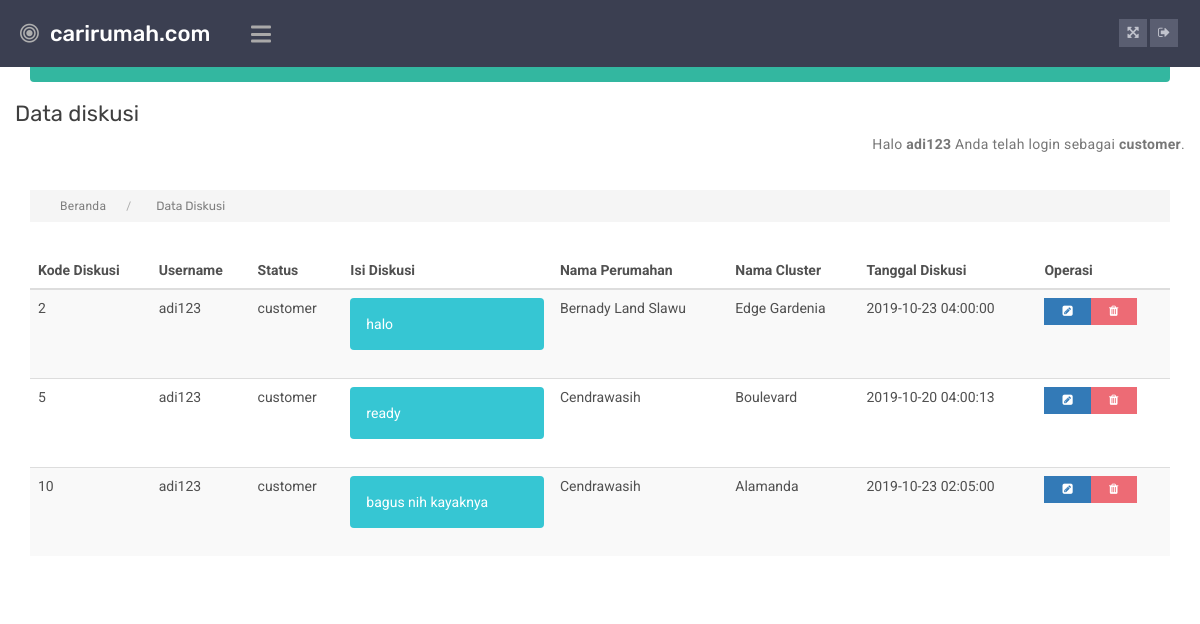
The page /user/customer/index.php?p=diskusi/diskusi&a=insert_sukses (signed in) on the database its author committed.
### tables this page shows
CREATE TABLE `diskusi` (
  `KD_DIS` int(4) NOT NULL,
  `KD_DISP` int(11) NOT NULL,
  `KD_CLUSTER` int(4) NOT NULL,
  `USERNAME` varchar(20) NOT NULL,
  `PENERIMA_DIS` varchar(20) NOT NULL,
  `ISI_DIS` varchar(100) DEFAULT NULL,
  `TGLWAKTU_DIS` datetime DEFAULT NULL
);

CREATE TABLE `user` (
  `USERNAME` varchar(20) NOT NULL,
  `EMAIL` varchar(100) DEFAULT NULL,
  `PASSWORD` varchar(50) DEFAULT NULL,
  `STATUS` varchar(10) DEFAULT NULL,
  `NAMA_LENGKAP` varchar(100) DEFAULT NULL,
  `TGL_LAHIR` date DEFAULT NULL,
  `JENIS_KELAMIN` varchar(20) DEFAULT NULL,
  `FOTO` varchar(100) DEFAULT NULL
);

CREATE TABLE `perum` (
  `KD_PERUM` int(4) NOT NULL,
  `KD_PT` int(4) NOT NULL,
  `NAMA_PERUM` varchar(100) DEFAULT NULL,
  `LOKASI` varchar(100) DEFAULT NULL,
  `GAMBAR_PERUM` varchar(100) DEFAULT NULL
);

CREATE TABLE `cluster` (
  `KD_CLUSTER` int(4) NOT NULL,
  `KD_PERUM` int(4) NOT NULL,
  `NAMA_CLUSTER` varchar(100) DEFAULT NULL,
  `TIPE` int(4) DEFAULT NULL,
  `LUAS_TANAH` int(4) DEFAULT NULL,
  `STOK` int(4) DEFAULT NULL,
  `HARGA` bigint(20) DEFAULT NULL,
  `FASILITAS` varchar(1000) DEFAULT NULL,
  `GAMBAR` varchar(100) DEFAULT NULL,
  `GAMBAR1` varchar(100) DEFAULT NULL,
  `GAMBAR2` varchar(100) DEFAULT NULL
);

### user/customer/pages/diskusi/diskusi.php (the view, shortened to what this page needs)
<body>
  <?php
  include 'lib/koneksi.php';
  ?>
<div class="panel-content">
          <div class="main-title-sec">
               <div class="row">
                   <div class="col-md-12 column">
                       <?php
                        if(isset($_GET['a'])){
                            $alert=$_GET['a'];
                            if($alert=='insert_sukses'){
                        ?>
                        <div role="alert" class="alert color green-bg fade in alert-dismissible">
                            <button type="button" class="close" data-dismiss="alert" aria-label="Close"><span aria-hidden="true">×</span></button>
                            <strong>Insert Sukses!</strong> Penambahan data diskusi baru berhasil.
                        </div>
                        <?php } else if($alert=='update_sukses'){ ?>
                        <div role="alert" class="alert color green-bg fade in alert-dismissible">
                            <button type="button" class="close" data-dismiss="alert" aria-label="Close"><span aria-hidden="true">×</span></button>
                            <strong>Update Sukses!</strong> Pembaharuan data diskusi berhasil.
                        </div>
                        <?php }  } ?>
                    </div>
                    <div class="col-md-20 column">
                         <div class="heading-profile">
                              <h2>Data diskusi</h2>
                              <p align= right >Halo <b><?php echo $_SESSION['USERNAME']; ?></b> Anda telah login sebagai <b><?php echo $_SESSION['STATUS']; ?></b>.</p>
                         </div>
                    </div>
               </div>
          </div>
          <ul class="breadcrumbs">
               <li><a href="#" title="">Beranda</a></li>
               <li>Data Diskusi</li>
          </ul>
          <div class="main-content-area">
               <div class="row">
                    <div class="col-md-12">
                         <div class="streaming-table">
                                   <table id="komentar" class='table table-responsive table-responsive table-striped table-hover'>
                                    <thead>
                                        <tr>
                                        <th>Kode Diskusi</th>
                                          <th>Username</th>
                                          <th>Status</th>
                                          <th>Isi Diskusi</th>
                                          <th>Nama Perumahan</th>
                                          <th>Nama Cluster</th>
                                          <th>Tanggal Diskusi</th>
                                          <th>Operasi</th>
                                        </tr>
                                    </thead>
                                    <tbody>
                                        <?php
                                          $query = mysqli_query($konek, "SELECT *
                                          FROM diskusi
                                          INNER JOIN cluster
                                          ON diskusi.KD_CLUSTER=cluster.KD_CLUSTER
                                          INNER JOIN perum
                                          ON cluster.KD_PERUM=perum.KD_PERUM
                                          INNER JOIN user
                                          ON user.USERNAME=diskusi.USERNAME
                                          WHERE diskusi.USERNAME='$USERNAME'");
                          while ($data = mysqli_fetch_assoc($query))
                                    {
                                        ?>
                                        <tr>
                                        <td><?php echo $data['KD_DIS']; ?></td>
                                        <td><?php echo $data['USERNAME']; ?></td>
                                            <td><?php echo $data['STATUS']; ?></td>
                                            <td>
                                                <?php
                                                    $text = $data['ISI_DIS'];
                                                    $strip = strip_tags(stripcslashes($text), '<a>');
                                                ?>
                                                <div role="alert" class="alert color skyblue-bg">
                                                    <?php
                                                        echo substr($strip, 0, 80);
                                                    ?>
                                                </div>
                                            </td>
                                            <td><?php echo $data['NAMA_PERUM']; ?></td>
                                            <td><?php echo $data['NAMA_CLUSTER']; ?></td>
                                            <td><?php echo $data['TGLWAKTU_DIS']; ?></td>
                                            <td>
                                            <a href="#"  data-toggle="modal" data-target="#myModal<?php echo $data['KD_DIS']; ?>"class="c-btn small blue-bg buzz edit_button"><i class="fa fa-pencil-square"></i></a>
                                            <a href="#"  data-toggle="modal" data-target="#myModal1<?php echo $data['KD_DIS']; ?>" class="c-btn small red-bg buzz delete_button"><i class="fa fa-trash"></i></a>
                                            </td>
                                        </tr>
                              </div>
                         </div>
                    </div>
            <?php
          }
          ?>
      </body>
</html>

### user/customer/css/responsive.css (style rules this page uses)
@media (max-width: 1366px) { .heading-profile > h2 { font-size: 22px; } }

### rows shown on the page
diskusi: KD_DIS "2", USERNAME.USERNAME "adi123", USERNAME.STATUS "customer", ISI_DIS "halo", perum.NAMA_PERUM "Bernady Land Slawu", KD_CLUSTER.NAMA_CLUSTER "Edge Gardenia", TGLWAKTU_DIS "2019-10-23 04:00:00"
diskusi: KD_DIS "5", USERNAME.USERNAME "adi123", USERNAME.STATUS "customer", ISI_DIS "ready", perum.NAMA_PERUM "Cendrawasih", KD_CLUSTER.NAMA_CLUSTER "Boulevard", TGLWAKTU_DIS "2019-10-20 04:00:13"
diskusi: KD_DIS "10", USERNAME.USERNAME "adi123", USERNAME.STATUS "customer", ISI_DIS "bagus nih kayaknya", perum.NAMA_PERUM "Cendrawasih", KD_CLUSTER.NAMA_CLUSTER "Alamanda", TGLWAKTU_DIS "2019-10-23 02:05:00"

### other values the page prints
$_SESSION['USERNAME'] "adi123"
$_SESSION['STATUS'] "customer"
